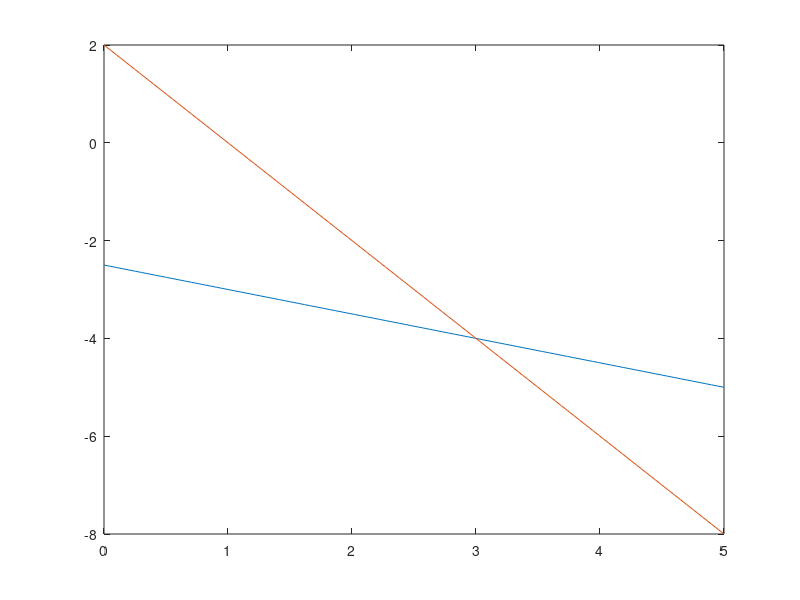

Write MATLAB code to recreate this figure.
% Visualizing Linear Systems
% Instructions are in the task pane to the left. Complete and submit each task one at a time. 

% Task 1    
x = linspace(0,5,100)
%% 


% Task 2

y1 = (-1/2*x)-5/2
%% 

% Task 3

plot(x,y1)
%% 

% Task 4
y2 = -2*x+2
%% 


% Task 5

plot(x,y1)
hold on
plot(x,y2)
hold off